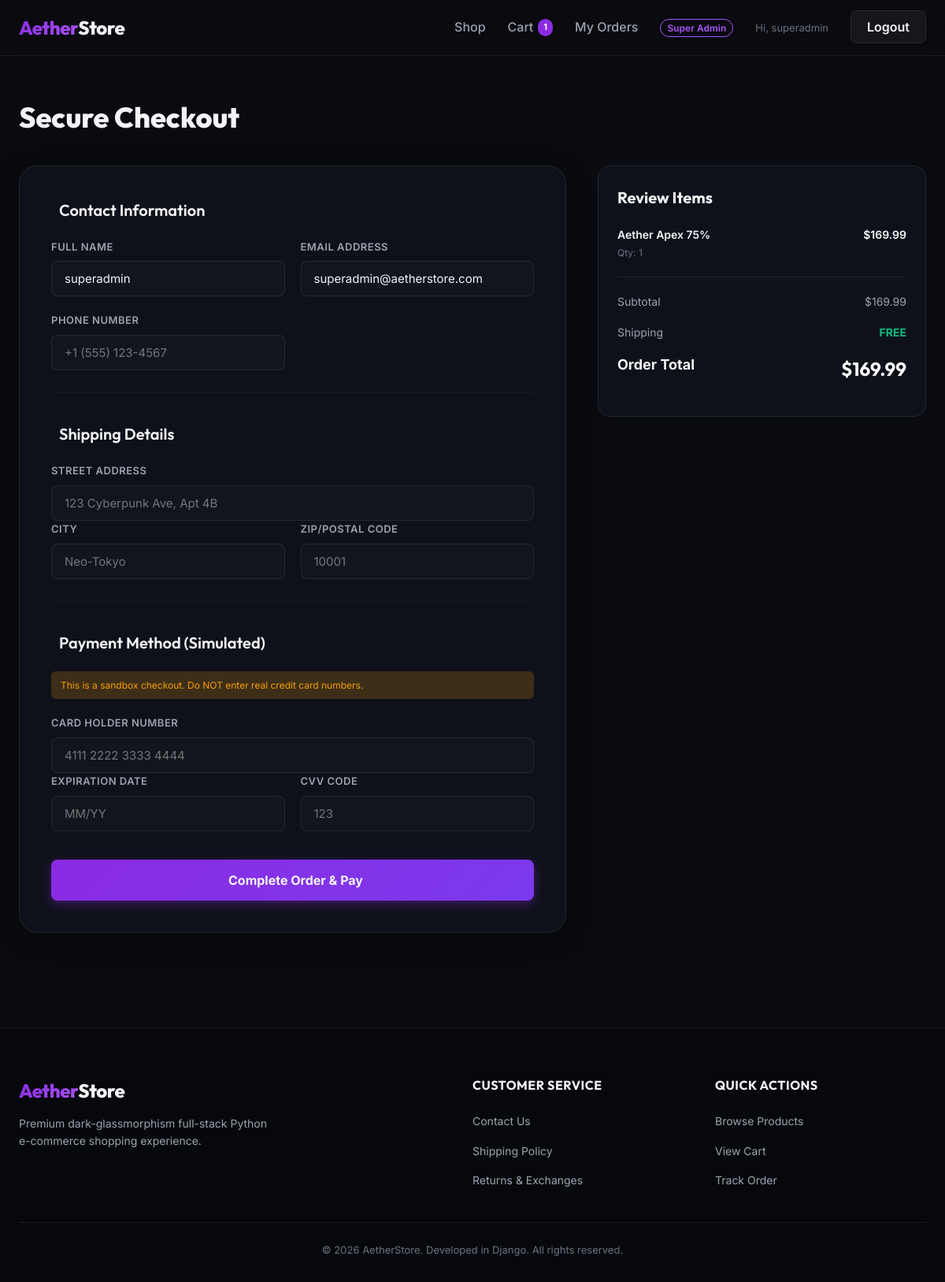
Screenshot of /checkout/ (signed in) with the database file from the repository.
### shop/models.py (models this page shows, shortened)
class CartItem(models.Model):
    user = models.ForeignKey(User, on_delete=models.CASCADE, related_name='cart_items')
    product = models.ForeignKey(Product, on_delete=models.CASCADE)
    quantity = models.PositiveIntegerField(default=1)
    created_at = models.DateTimeField(auto_now_add=True)
    @property
    def subtotal(self):
        return self.product.price * self.quantity

class Product(models.Model):
    category = models.ForeignKey(Category, on_delete=models.CASCADE, related_name='products')
    name = models.CharField(max_length=200)
    slug = models.SlugField(max_length=200, blank=True)
    description = models.TextField()
    price = models.DecimalField(max_digits=10, decimal_places=2)
    stock = models.PositiveIntegerField(default=0)
    image_url = models.URLField(max_length=500, blank=True)
    created_at = models.DateTimeField(auto_now_add=True)
    updated_at = models.DateTimeField(auto_now=True)

### shop/views.py (the view, shortened to what this page needs)
# urls.py: path('checkout/', views.checkout_view, name='checkout'),
@login_required
def checkout_view(request):
    cart_items = CartItem.objects.filter(user=request.user)
    if not cart_items.exists():
        messages.warning(request, "Your cart is empty!")
        return redirect('home')
    total = sum(item.subtotal for item in cart_items)
    context = {
        'cart_items': cart_items,
        'total': total,
    }
    return render(request, 'shop/checkout.html', context)

### shop/context_processors.py (called while the page is built)
def cart_count(request):
    count = 0
    if request.user.is_authenticated:
        count = (
            CartItem.objects.filter(user=request.user)
            .aggregate(total=Sum('quantity'))['total'] or 0
        )
    return {'cart_count': count}

### shop/templates/shop/checkout.html (shortened to what this page needs)
{% extends 'shop/base.html' %}
{% block content %}
<div class="checkout-container">
    <h1 class="page-title">Secure Checkout</h1>
    <div class="checkout-layout">
        <div class="checkout-form-panel">
            <form method="POST" action="{% url 'checkout' %}" class="glass-form" id="checkoutForm" novalidate>
                <div class="form-section">
                    <h3 class="section-heading"> Contact Information</h3>
                    <div class="form-grid">
                        <div class="form-group col-6">
                            <label for="fullName">Full Name</label>
                            <input type="text" id="fullName" name="full_name" placeholder="John Doe" value="{{ user.username }}" required>
                        </div>
                        <div class="form-group col-6">
                            <label for="email">Email Address</label>
                            <input type="email" id="email" name="email" placeholder="john@example.com" value="{{ user.email }}" required>
                        </div>
                        <div class="form-group col-6">
                            <label for="phone">Phone Number</label>
                            <input type="text" id="phone" name="phone" placeholder="+1 (555) 123-4567" required>
                        </div>
                    </div>
                </div>
                <div class="form-section">
                    <h3 class="section-heading"> Shipping Details</h3>
                    <div class="form-group">
                        <label for="address">Street Address</label>
                        <input type="text" id="address" name="shipping_address" placeholder="123 Cyberpunk Ave, Apt 4B" required>
                    </div>
                    <div class="form-grid">
                        <div class="form-group col-6">
                            <label for="city">City</label>
                            <input type="text" id="city" name="city" placeholder="Neo-Tokyo" required>
                        </div>
                        <div class="form-group col-6">
                            <label for="zipCode">Zip/Postal Code</label>
                            <input type="text" id="zipCode" name="zip_code" placeholder="10001" required>
                        </div>
                    </div>
                </div>
                <div class="form-section">
                    <h3 class="section-heading"> Payment Method (Simulated)</h3>
                    <p class="section-notice">This is a sandbox checkout. Do NOT enter real credit card numbers.</p>
                    <div class="form-group">
                        <label for="cardNumber">Card Holder Number</label>
                        <input type="text" id="cardNumber" placeholder="4111 2222 3333 4444">
                    </div>
                    <div class="form-grid">
                        <div class="form-group col-6">
                            <label for="cardExpiry">Expiration Date</label>
                            <input type="text" id="cardExpiry" placeholder="MM/YY">
                        </div>
                        <div class="form-group col-6">
                            <label for="cardCvv">CVV Code</label>
                            <input type="password" id="cardCvv" placeholder="123" maxlength="3">
                        </div>
                    </div>
                </div>
                <button type="submit" class="btn btn-primary btn-block btn-place-order">
                     Complete Order & Pay
                </button>
            </form>
        </div>
        <div class="checkout-review-panel">
            <div class="review-card">
                <h3 class="review-title">Review Items</h3>
                <div class="review-items-list">
                    {% for item in cart_items %}
                    <div class="review-item">
                        <div class="review-item-info">
                            <span class="review-item-name">{{ item.product.name }}</span>
                            <span class="review-item-qty">Qty: {{ item.quantity }}</span>
                        </div>
                        <span class="review-item-price">${{ item.subtotal }}</span>
                    </div>
                    {% endfor %}
                </div>
                <div class="summary-divider"></div>
                <div class="summary-row">
                    <span>Subtotal</span>
                    <span>${{ total }}</span>
                </div>
                <div class="summary-row">
                    <span>Shipping</span>
                    <span class="text-free">FREE</span>
                </div>
                <div class="summary-row summary-total">
                    <span>Order Total</span>
                    <span>${{ total }}</span>
                </div>
            </div>
        </div>
    </div>
</div>
{% endblock %}

### shop/templates/shop/base.html (shortened to what this page needs)
<!DOCTYPE html>
<html lang="en">
<head>
    {% load static %}
    <link rel="stylesheet" href="{% static 'shop/css/style.css' %}">
</head>
<body>
    <header class="navbar-header">
        <nav class="navbar">
            <a href="{% url 'home' %}" class="logo">
                <span class="logo-accent">Aether</span>Store
            </a>
            <ul class="nav-links" id="navLinks">
                <li><a href="{% url 'home' %}" class="nav-item">Shop</a></li>
                {% if user.is_authenticated %}
                    <li>
                        <a href="{% url 'cart' %}" class="nav-item cart-badge-container">
                            Cart
                            <span class="cart-badge" id="globalCartBadge">{% if cart_count %}{{ cart_count }}{% else %}0{% endif %}</span>
                        </a>
                    </li>
                    <li><a href="{% url 'dashboard' %}" class="nav-item">My Orders</a></li>
                    {% if user.is_superuser %}
                        <li><a href="{% url 'super_admin_dashboard' %}" class="nav-item admin-tag super-admin-tag">Super Admin</a></li>
                    {% elif user.is_staff %}
                        <li><a href="{% url 'admin_dashboard' %}" class="nav-item admin-tag">Admin Panel</a></li>
                    {% endif %}
                    <li><span class="welcome-text">Hi, {{ user.username }}</span></li>
                    <li><a href="{% url 'logout' %}" class="nav-btn btn-secondary">Logout</a></li>
                {% else %}
                    <li><a href="{% url 'login' %}" class="nav-item">Login</a></li>
                    <li><a href="{% url 'register' %}" class="nav-btn btn-primary">Register</a></li>
                {% endif %}
            </ul>
        </nav>
    </header>
    <main class="main-content">
        {% block content %}{% endblock %}
    </main>
    <footer class="footer">
        <div class="footer-grid">
            <div class="footer-brand">
                <h3 class="logo"><span class="logo-accent">Aether</span>Store</h3>
                <p>Premium dark-glassmorphism full-stack Python e-commerce shopping experience.</p>
            </div>
            <div class="footer-links">
                <h4>Customer Service</h4>
                <ul>
                    <li><a href="#">Contact Us</a></li>
                    <li><a href="#">Shipping Policy</a></li>
                    <li><a href="#">Returns & Exchanges</a></li>
                </ul>
            </div>
            <div class="footer-links">
                <h4>Quick Actions</h4>
                <ul>
                    <li><a href="{% url 'home' %}">Browse Products</a></li>
                    <li><a href="{% url 'cart' %}">View Cart</a></li>
                    <li><a href="{% url 'dashboard' %}">Track Order</a></li>
                </ul>
            </div>
        </div>
        <div class="footer-bottom">
            <p>&copy; 2026 AetherStore. Developed in Django. All rights reserved.</p>
        </div>
    </footer>
</body>
</html>

### rows the page displays
CartItem: product.name "Aether Apex 75%", quantity "1", subtotal "169.99"

### other values shown
{{ cart_count }} "1"
{{ user.username }} "superadmin"
{{ total }} "169.99"
